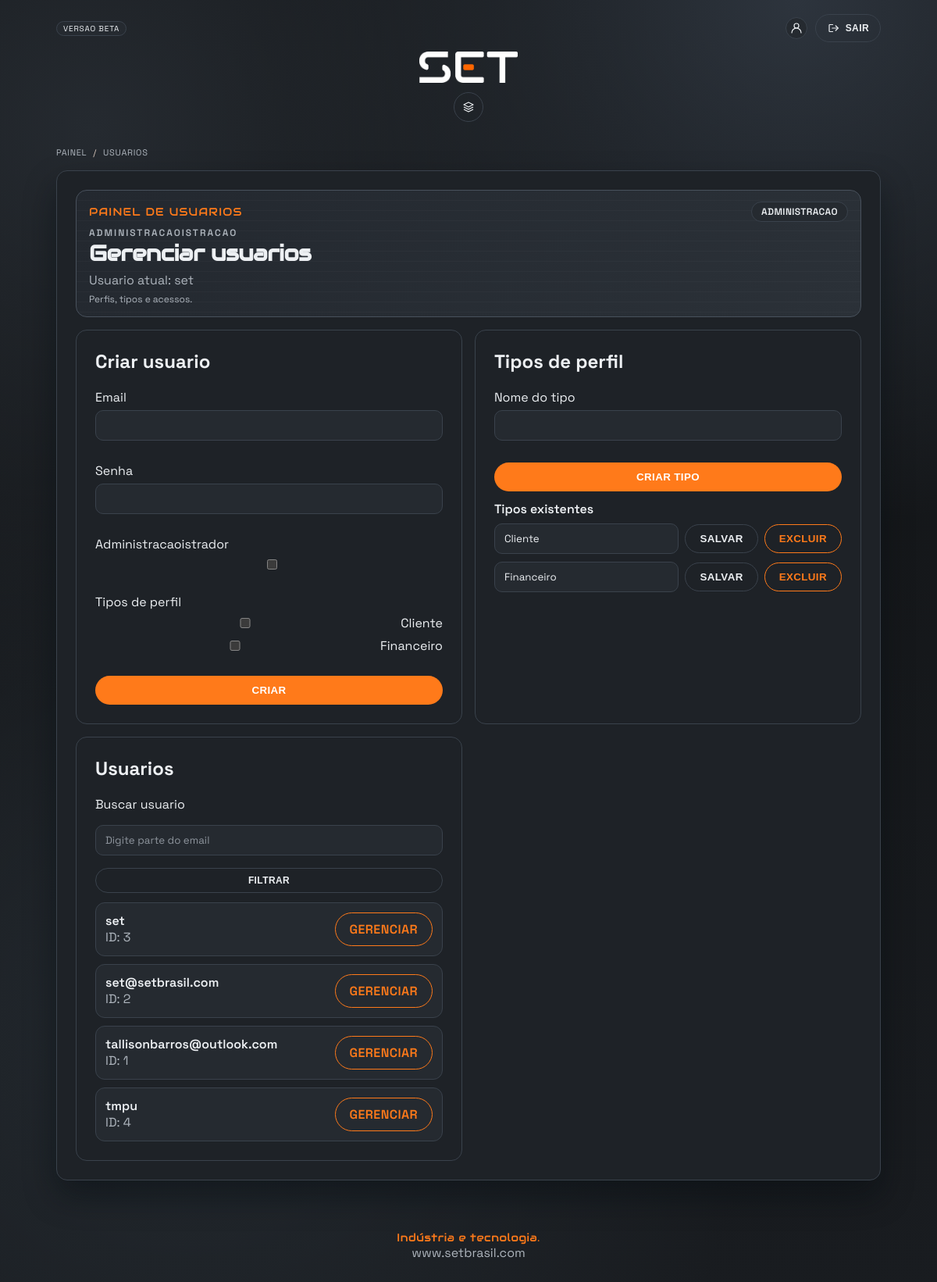
The page /usuarios/ (signed in) on the database its author committed.
### core/models.py (models this page shows, shortened)
class TipoPerfil(models.Model):
    nome = models.CharField(max_length=50, unique=True)

### core/views.py (the view)
# urls.py: path('usuarios/', views.user_management, name="usuarios"),
@login_required
def user_management(request):
    if not request.user.is_staff:
        return HttpResponseForbidden("Sem permissao.")
    message = None
    form = UserCreateForm()
    tipo_form = TipoPerfilCreateForm()
    if request.method == "POST":
        if request.POST.get("create_tipo") == "1":
            tipo_form = TipoPerfilCreateForm(request.POST)
            if tipo_form.is_valid():
                tipo_form.save()
                return redirect("usuarios")
        elif request.POST.get("update_tipo") == "1":
            tipo_id = request.POST.get("tipo_id")
            novo_nome = request.POST.get("novo_nome", "").strip()
            tipo = get_object_or_404(TipoPerfil, pk=tipo_id)
            if novo_nome:
                if TipoPerfil.objects.exclude(pk=tipo.id).filter(nome__iexact=novo_nome).exists():
                    message = "Tipo ja existe."
                else:
                    tipo.nome = novo_nome
                    tipo.save(update_fields=["nome"])
                    return redirect("usuarios")
            else:
                message = "Informe um nome valido."
        elif request.POST.get("delete_tipo") == "1":
            tipo_id = request.POST.get("tipo_id")
            tipo = get_object_or_404(TipoPerfil, pk=tipo_id)
            tipo.delete()
            return redirect("usuarios")
        if request.POST.get("create_user") == "1":
            form = UserCreateForm(request.POST)
            if form.is_valid():
                user = form.save()
                tipo_ids = request.POST.getlist("tipos")
                tipos = TipoPerfil.objects.filter(id__in=tipo_ids) if tipo_ids else TipoPerfil.objects.none()
                nome = user.username.split("@")[0]
                cliente = PerfilUsuario.objects.create(
                    nome=nome,
                    email=user.username,
                    usuario=user,
                    ativo=True,
                )
                if tipos:
                    cliente.tipos.set(tipos)
                _ensure_default_cadernos(cliente)
                return redirect("usuarios")
    else:
        form = UserCreateForm()
    user_query = request.GET.get("q", "").strip()
    users_qs = User.objects.order_by("username")
    if user_query:
        users_qs = users_qs.filter(username__icontains=user_query)
    users = Paginator(users_qs, 15).get_page(request.GET.get("page"))
    return render(
        request,
        "core/usuarios.html",
        {
            "form": form,
            "users": users,
            "user_query": user_query,
            "tipos": TipoPerfil.objects.order_by("nome"),
            "tipo_form": tipo_form,
            "message": message,
        },
    )

### core/forms.py (shortened to what this page needs)
class UserCreateForm(forms.Form):
    username = forms.EmailField(label="Email")
    password = forms.CharField(label="Senha", widget=forms.PasswordInput)
    is_staff = forms.BooleanField(label="Administrador", required=False)

class TipoPerfilCreateForm(forms.Form):
    nome = forms.CharField(label="Nome do tipo", max_length=50)

### core/templates/core/usuarios.html (shortened to what this page needs)
{% extends "core/base.html" %}
{% load static %}
{% block breadcrumbs %}
  <nav class="page-crumbs" aria-label="Breadcrumb">
    <a href="{% url 'painel' %}">Painel</a>
    <span class="crumb-sep">/</span>
    <span>Usuarios</span>
  </nav>
{% endblock %}
{% block content %}
  <section class="card stack">
    <div class="page-hud">
      <div class="hud-top">
        <div class="hud-title">Painel de usuarios</div>
        <div class="hud-pill">Administracao</div>
      </div>
      <div class="page-hud-head">
        <div>
          <div class="page-kicker">Administracaoistracao</div>
          <h1 class="page-title">Gerenciar usuarios</h1>
          <p class="page-subtitle">Usuario atual: {{ request.user.username }}</p>
        </div>
      </div>
      <div class="hud-meta">Perfis, tipos e acessos.</div>
    </div>
    <div class="user-page-grid">
      <div class="card compact-card">
        <h2 style="margin-top: 0;">Criar usuario</h2>
        <form method="post" class="stack">
          <div class="field">
            <label for="id_username">Email</label>
            {{ form.username }}
          </div>
          <div class="field">
            <label for="id_password">Senha</label>
            {{ form.password }}
          </div>
          <div class="field">
            <label for="id_is_staff">Administracaoistrador</label>
            {{ form.is_staff }}
          </div>
          <div class="field">
            <label>Tipos de perfil</label>
            <div class="checkbox-grid">
              {% for tipo in tipos %}
                <label class="checkbox-item">
                  <input type="checkbox" name="tipos" value="{{ tipo.id }}">
                  {{ tipo.nome }}
                </label>
              {% endfor %}
            </div>
          </div>
          <button class="btn btn-primary" type="submit">Criar</button>
        </form>
      </div>
      <div class="card compact-card">
        <h2 style="margin-top: 0;">Tipos de perfil</h2>
        <form method="post" class="stack">
          <div class="field">
            <label for="id_nome">Nome do tipo</label>
            {{ tipo_form.nome }}
          </div>
          <button class="btn btn-primary" type="submit">Criar tipo</button>
        </form>
        <div style="margin-top: 12px;">
          <div class="panel-title">Tipos existentes</div>
          <div class="tipo-list">
            {% for tipo in tipos %}
              <form method="post" class="tipo-row">
                <input type="text" name="novo_nome" value="{{ tipo.nome }}">
                <button class="btn btn-ghost" type="submit" name="update_tipo" value="1">Salvar</button>
                <button class="btn btn-outline" type="submit" name="delete_tipo" value="1">Excluir</button>
              </form>
            {% empty %}
              <p class="muted">Nenhum tipo cadastrado.</p>
            {% endfor %}
          </div>
        </div>
      </div>
      <div class="card compact-card">
        <h2 style="margin-top: 0;">Usuarios</h2>
        <form method="get" class="stack">
          <label for="id_user_filter">Buscar usuario</label>
          <input id="id_user_filter" name="q" type="text" value="{{ user_query }}" placeholder="Digite parte do email">
          <button class="btn btn-ghost btn-compact" type="submit">Filtrar</button>
        </form>
        <div class="user-list">
          {% for user in users %}
            <div class="user-row">
              <div>
                <div class="panel-title">{{ user.username }}</div>
                <div class="muted">ID: {{ user.id }}</div>
              </div>
              <a class="btn btn-outline" href="{% url 'usuarios_gerenciar_usuario' user.id %}">Gerenciar</a>
            </div>
          {% empty %}
            <p class="muted">Nenhum usuario cadastrado.</p>
          {% endfor %}
        </div>
      </div>
    </div>
  </section>
{% endblock %}

### rows shown on the page
TipoPerfil: nome "Cliente", novo_nome "Cliente"
TipoPerfil: nome "Financeiro", novo_nome "Financeiro"

### other values the page prints
{{ request.user.username }} "set"
{{ user.username }} "set"
{{ user.id }} "3"
{{ user.username }} "set@setbrasil.com"
{{ user.id }} "2"
{{ user.username }} "tallisonbarros@outlook.com"
{{ user.id }} "1"
{{ user.username }} "tmpu"
{{ user.id }} "4"
